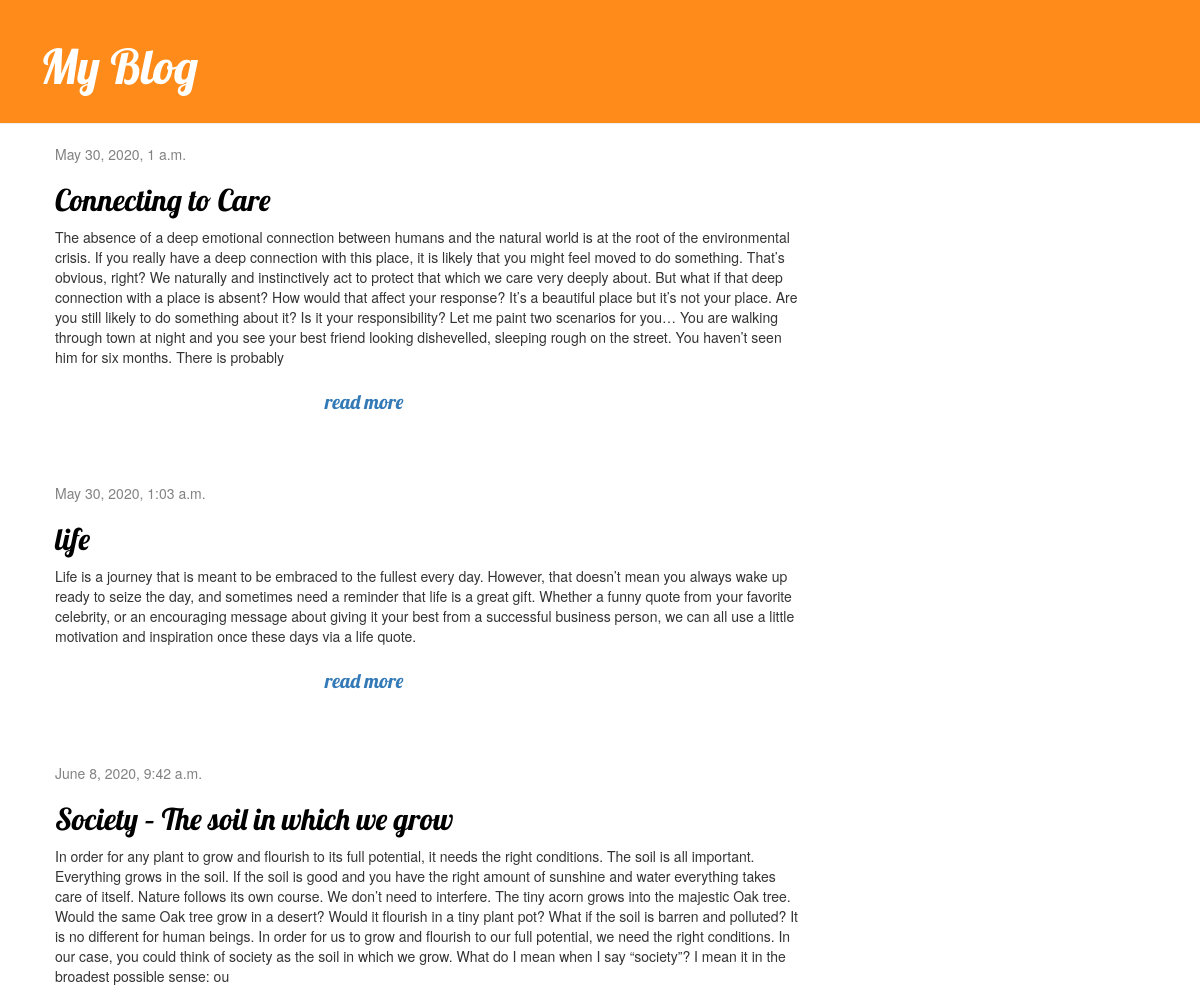
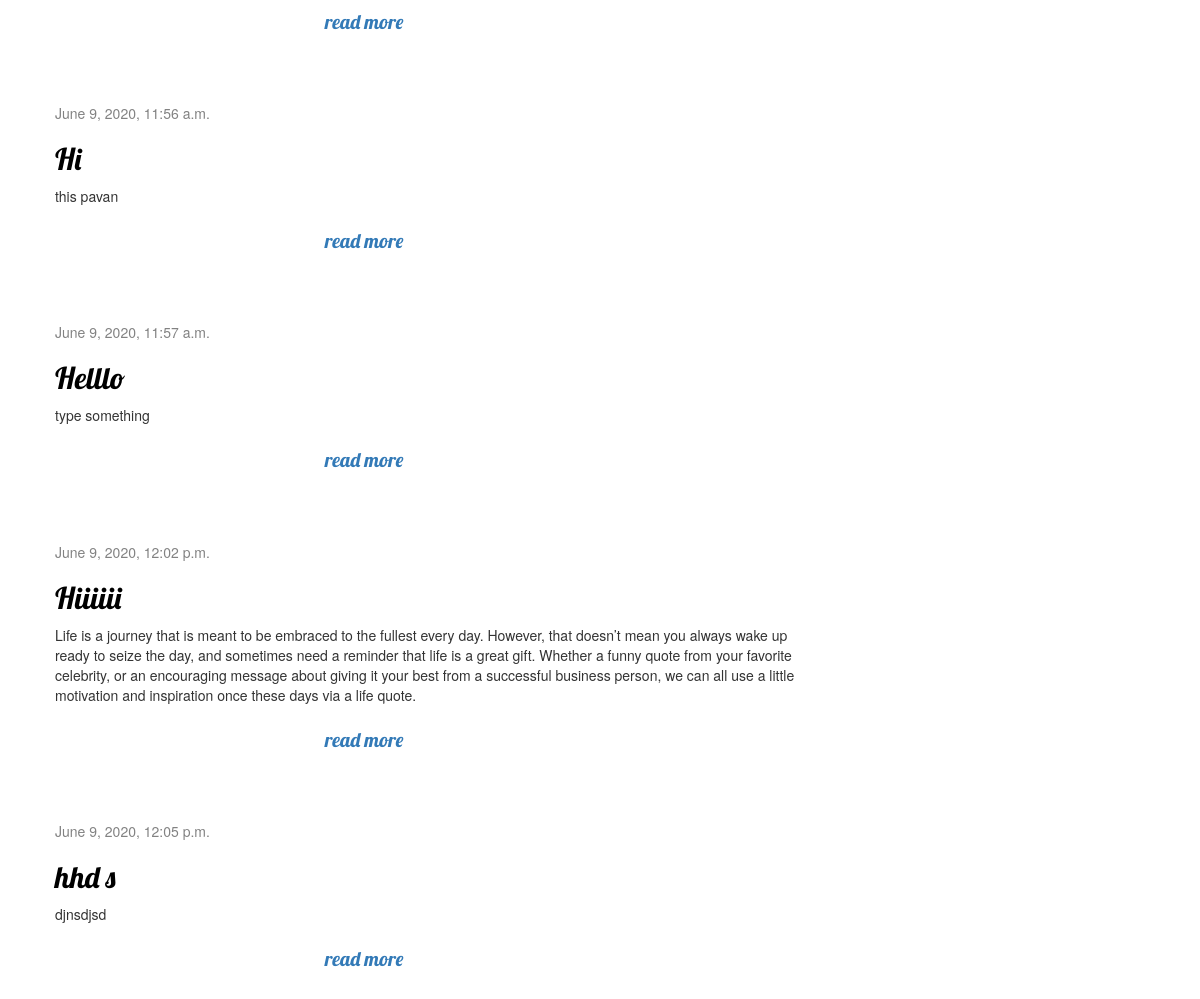
The app's page /, older data (2 pictures, top to bottom).
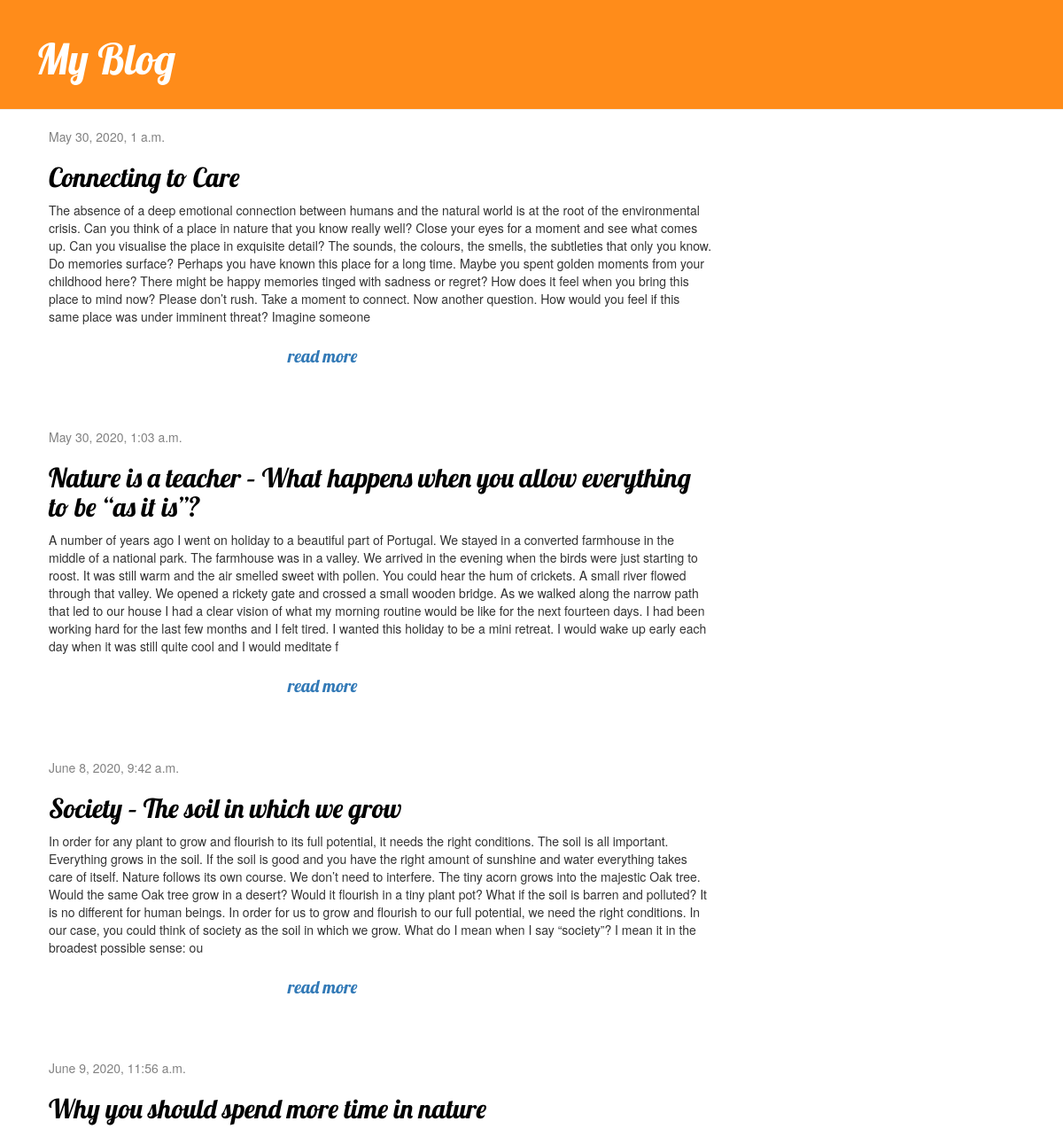
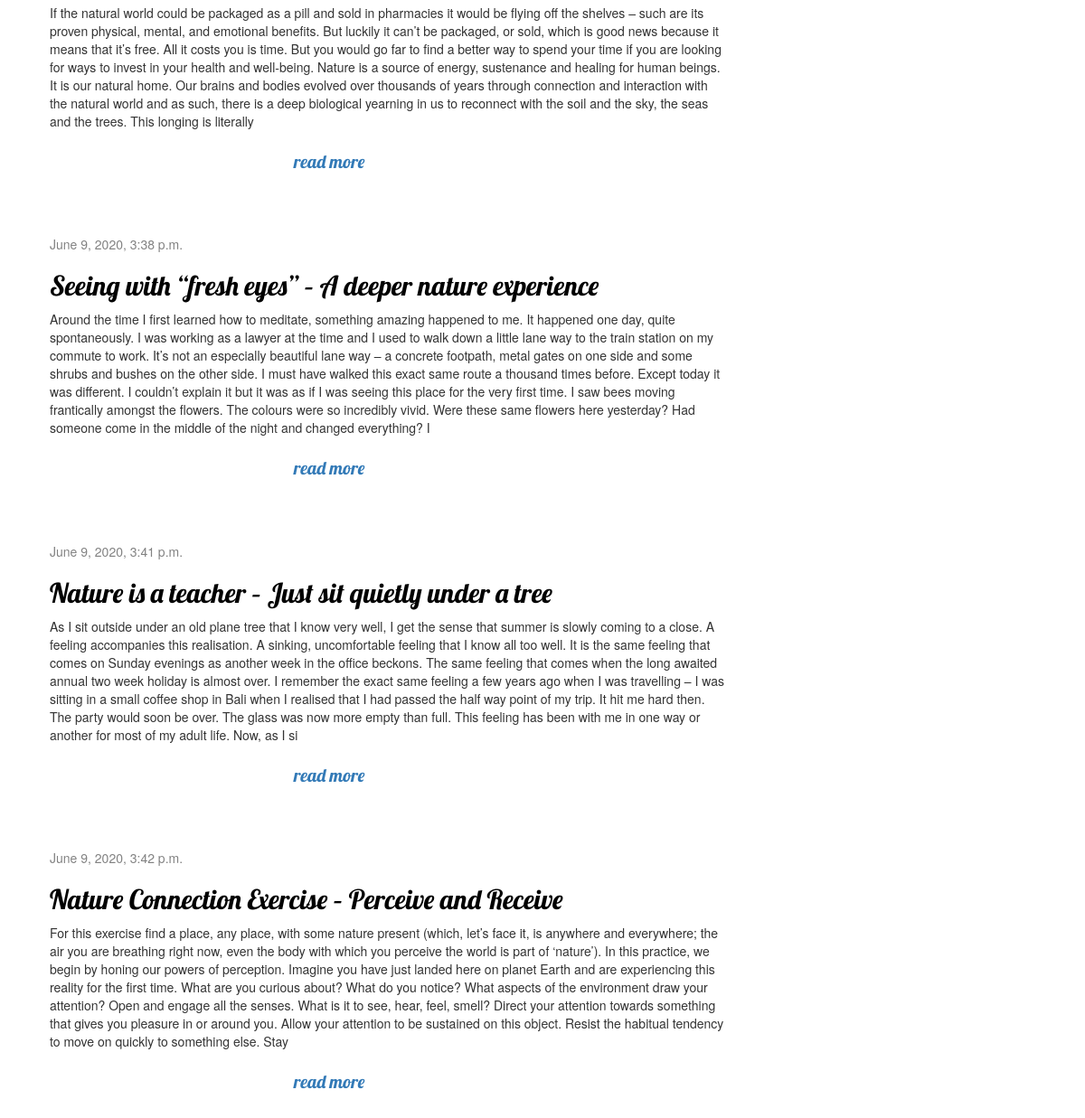
The same page, newer data (2 pictures, top to bottom).
### blog/models.py (models this page shows, shortened)
class Post(models.Model):
    author = models.ForeignKey(settings.AUTH_USER_MODEL, on_delete=models.CASCADE)
    title = models.CharField(max_length=200)
    text = models.TextField()
    created_date = models.DateTimeField(default=timezone.now)
    published_date = models.DateTimeField(blank=True, null=True)

### blog/views.py (the view)
# urls.py: path('', views.post_list, name='post_list'),
def post_list(request):
    posts = Post.objects.filter(published_date__lte=timezone.now()).order_by('published_date')
    return render(request, 'blog/post_list.html', {'posts': posts})

### blog/templates/blog/post_list.html
{% extends 'blog/base.html' %}
{% block content %}
    {% for post in posts %}
        <div class="post">
            <div class="date">
                {{ post.published_date }}
            </div>
            <h2><a href="{% url 'post_detail' pk=post.pk %}">{{ post.title }}</a></h2>
            <p>{{post.text|slice:":777"}}</p>
            <h3><a href="{% url 'post_detail' pk=post.pk %}">read more</a></h3>
        </div>
    {% endfor %}
{% endblock %}

Row changes from the older to the newer data that the page shows:
removed Post: published_date "June 9, 2020, 11:57 a.m.", title "Helllo", text "type something"
removed Post: published_date "June 9, 2020, 12:02 p.m.", title "Hiiiiii", text "Life is a journey that is meant to be embraced to the fullest every day. However, that doesn’t mean you always wake up ready to seize the day, and sometimes need a reminder that life is a great gift. Whether a funny quote from your favorite celebrity, or an encouraging message about giving it your best from a successful business person, we can all use a little motivation and inspiration once these days via a life quote."
removed Post: published_date "June 9, 2020, 12:05 p.m.", title "hhd s", text "djnsdjsd"
changed Post "Connecting to Care": text "…of the environmental crisis. If you really have a deep connection with this place, it is likely that you might feel moved to do something. That’s obvious, right? We naturally and instinctively act to protect that which we care very deeply about. But what if that deep connection with a place is absent? How would that affect your response? It’s a beautiful place but it’s not your place. Are you still likely to do something about it? Is it your responsibility? Let me paint two scenarios for you… You are walking through town at night and you see your best friend looking dishevelled, sleeping rough on the street. You haven’t seen him for six months. There is probably" → "…of the environmental crisis. Can you think of a place in nature that you know really well? Close your eyes for a moment and see what comes up. Can you visualise the place in exquisite detail? The sounds, the colours, the smells, the subtleties that only you know. Do memories surface? Perhaps you have known this place for a long time. Maybe you spent golden moments from your childhood here? There might be happy memories tinged with sadness or regret? How does it feel when you bring this place to mind now? Please don’t rush. Take a moment to connect. Now another question. How would you feel if this same place was under imminent threat? Imagine someone"
changed Post: title "life" → "Nature is a teacher – What happens when you allow everything to be “as it is”?"; text "Life is a journey that is meant to be embraced to the fullest every day. However, that doesn’t mean you always wake up ready to seize the day, and sometimes need a reminder that life is a great gift. Whether a funny quote from your favorite celebrity, or an encouraging message about giving it your best from a successful business person, we can all use a little motivation and inspiration once these days via a life quote." → "A number of years ago I went on holiday to a beautiful part of Portugal. We stayed in a converted farmhouse in the middle of a national park. The farmhouse was in a valley. We arrived in the evening when the birds were just starting to roost. It was still warm and the air smelled sweet with pollen. You could hear the hum of crickets. A small river flowed through that valley. We opened a rickety gate and crossed a small wooden bridge. As we walked along the narrow path that led to our house I had a clear vision of what my morning routine would be like for the next fourteen days. I had been working hard for the last few months and I felt tired. I wanted this holiday to be a mini retreat. I…"
changed Post: title "Hi" → "Why you should spend more time in nature"; text "this pavan" → "If the natural world could be packaged as a pill and sold in pharmacies it would be flying off the shelves – such are its proven physical, mental, and emotional benefits. But luckily it can’t be packaged, or sold, which is good news because it means that it’s free. All it costs you is time. But you would go far to find a better way to spend your time if you are looking for ways to invest in your health and well-being. Nature is a source of energy, sustenance and healing for human beings. It is our natural home. Our brains and bodies evolved over thousands of years through connection and interaction with the natural world and as such, there is a deep biological yearning in us to reconnect…"
now on this page (row edited): Post: published_date "June 9, 2020, 3:38 p.m.", title "Seeing with “fresh eyes” – A deeper nature experience", text "Around the time I first learned how to meditate, something amazing happened to me. It happened one day, quite spontaneously. I was working as a lawyer at the time and I used to walk down a little lane way to the train station on my commute to work. It’s not an especially beautiful lane way – a concrete footpath, metal gates on one side and some shrubs and bushes on the other side. I must have walked this exact same route a thousand times before. Except today it was different. I couldn’t explain it but it was as if I was seeing this place for the very first time. I saw bees moving frantically amongst the flowers. The colours were so incredibly vivid. Were these same flowers here yesterday?…"
added Post: published_date "June 9, 2020, 3:41 p.m.", title "Nature is a teacher – Just sit quietly under a tree", text "As I sit outside under an old plane tree that I know very well, I get the sense that summer is slowly coming to a close. A feeling accompanies this realisation. A sinking, uncomfortable feeling that I know all too well. It is the same feeling that comes on Sunday evenings as another week in the office beckons. The same feeling that comes when the long awaited annual two week holiday is almost over. I remember the exact same feeling a few years ago when I was travelling – I was sitting in a small coffee shop in Bali when I realised that I had passed the half way point of my trip. It hit me hard then. The party would soon be over. The glass was now more empty than full. This feeling has been…"
added Post: published_date "June 9, 2020, 3:42 p.m.", title "Nature Connection Exercise – Perceive and Receive", text "For this exercise find a place, any place, with some nature present (which, let’s face it, is anywhere and everywhere; the air you are breathing right now, even the body with which you perceive the world is part of ‘nature’). In this practice, we begin by honing our powers of perception. Imagine you have just landed here on planet Earth and are experiencing this reality for the first time. What are you curious about? What do you notice? What aspects of the environment draw your attention? Open and engage all the senses. What is it to see, hear, feel, smell? Direct your attention towards something that gives you pleasure in or around you. Allow your attention to be sustained on this object.…"
